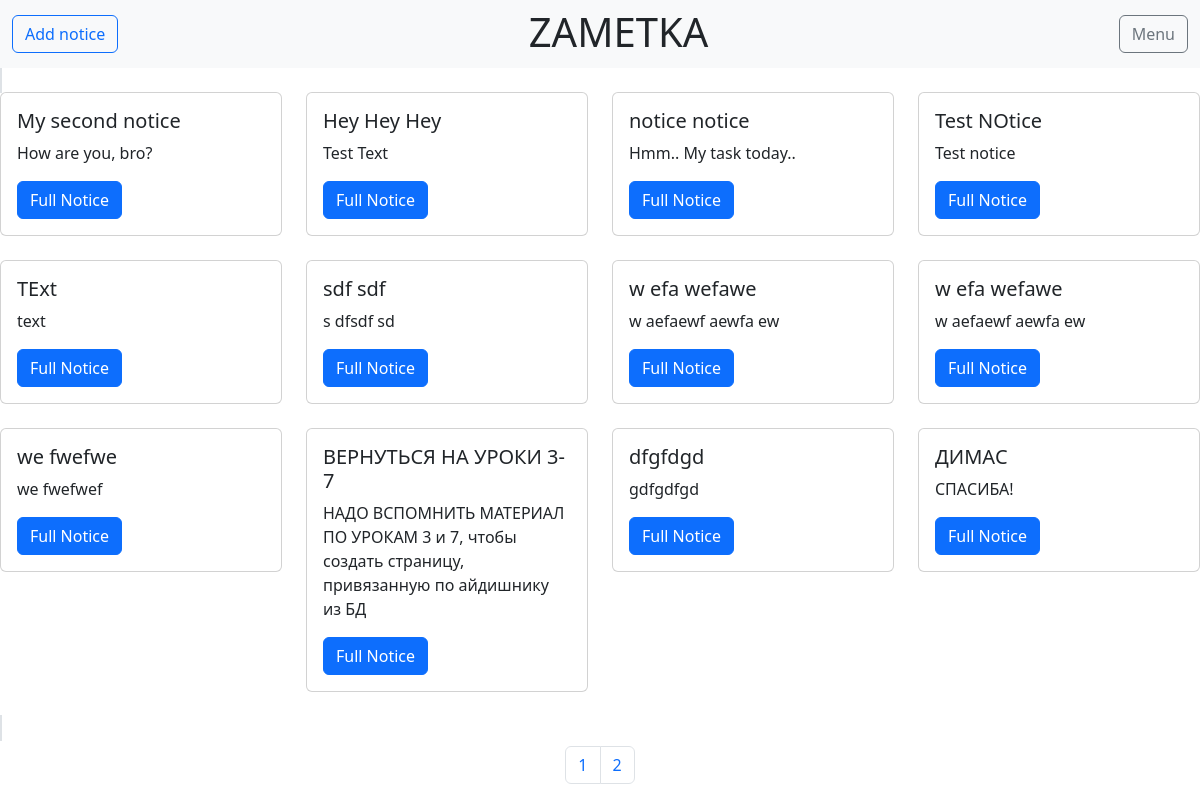
The app's page /, older data.
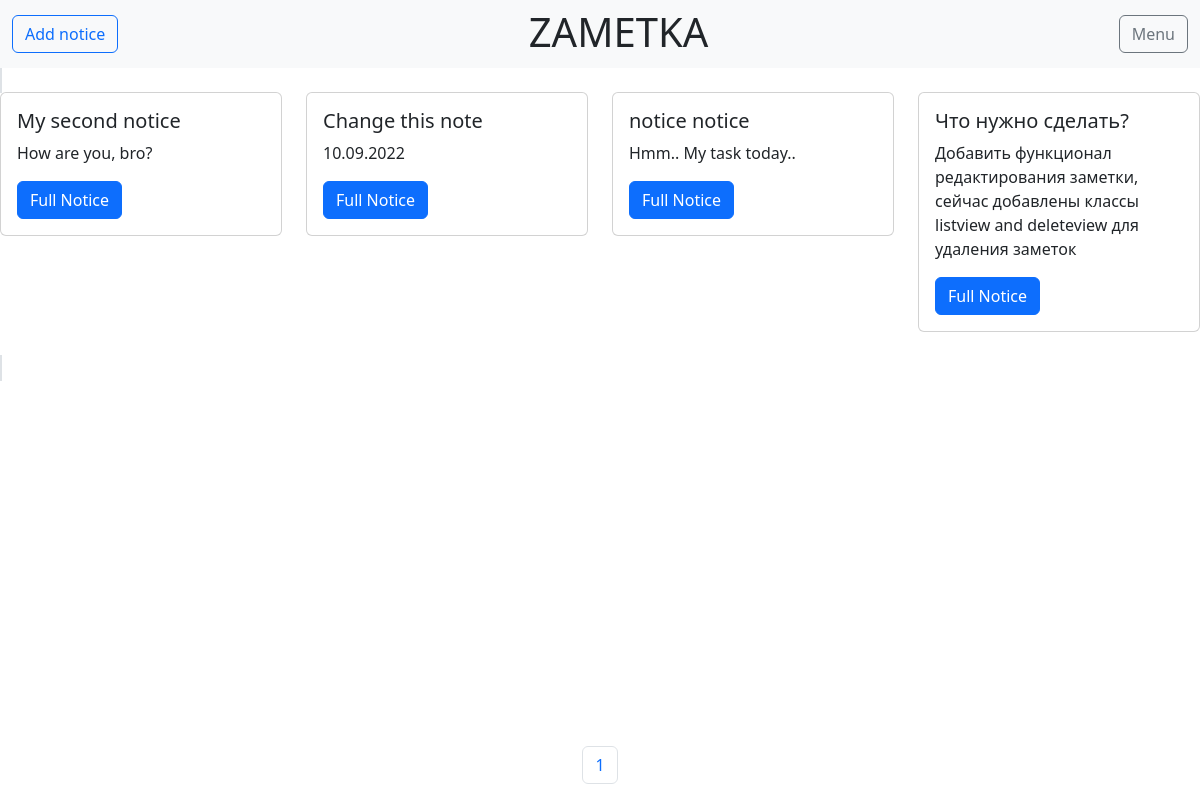
The same page, newer data.
### noticeapp/models.py (models this page shows, shortened)
class Notice(models.Model):
    title = models.CharField(max_length=50)
    text = models.TextField(blank=True)
    time_create = models.DateTimeField(auto_now_add=True)
    def get_absolute_url(self):
        return reverse('fullnotice', kwargs={'notice_id': self.pk})
    class Meta: #for admin board
        ordering = ['time_create', 'title']

### noticeapp/views.py (the view)
# urls.py: path('', NoticeHome.as_view(), name='home'), #доменсайта, + префикс noticeapp
class NoticeHome(ListView):#Отвечает за базовую страницу сайта и основываться на классе ListView
    paginate_by = 12
    model = Notice
    template_name = "notice/index.html"
    context_object_name = 'notice_card_information'

### noticeapp/templates/notice/index.html (shortened to what this page needs)
{% load static %}
<!DOCTYPE html>
<html lang="en">
<head>
    <link type="text/css" href = "{% static 'noticeapp/css/style.css' %}" rel="stylesheet" >
    <link href="https://cdn.jsdelivr.net/npm/bootstrap@5.2.0/dist/css/bootstrap.min.css" rel="stylesheet">
</head>
<body>
<nav class="navbar navbar-expand-lg bg-light">
    <div class="container-fluid">
        <div class="collapse navbar-collapse" id="navbarSupportedContent">
            <ul class="navbar-nav me-auto mb-2 mb-lg-0">
                <a href="{% url 'addnotice' %}" type="button" class="btn btn-outline-primary">Add notice</a>
            </ul>
            <h1 class="me-auto mb-2 mb-lg-1">ZAMETKA</h1>
            <a href="#" type="button" class="btn btn-outline-secondary">Menu</a>
        </div>
    </div>
</nav>
<span class="border border-2">
    <div class="row">
        {% for elem in notice_card_information %}
        <br><div class="col-sm-3">
    <div class="card">
      <div class="card-body">
        <h5 class="card-title">{{elem.title}}</h5>
        <p class="card-text">{{elem.text}}</p>
        <a href="{{ elem.get_absolute_url }}" class="btn btn-primary">Full Notice</a>
      </div>
    </div></br>
  </div>
        {% endfor %}
</div>
</span>
<div class="fixed-bottom">
    <nav aria-label="Page navigation example">
        <ul class="pagination justify-content-center">
            {% for p in page_obj.paginator.page_range %}
            {% if p >= page_obj.number|add:-1 and p <= page_obj.number|add:1 %}
            <li class="page-item"><a class="page-link" href="?page={{ p }}">{{ p }}</a></li>
            {% endif %}
            {% endfor %}
        </ul>
    </nav>
</div>
</body>
</html>

Row changes from the older to the newer data that the page shows:
removed Notice: title "Hey Hey Hey", text "Test Text"
removed Notice: title "Test NOtice", text "Test notice"
removed Notice: title "TExt", text "text"
removed Notice: title "sdf sdf", text "s dfsdf sd"
removed Notice: title "w efa wefawe", text "w aefaewf aewfa ew"
removed Notice: title "w efa wefawe", text "w aefaewf aewfa ew"
removed Notice: title "we fwefwe", text "we fwefwef"
removed Notice: title "ВЕРНУТЬСЯ НА УРОКИ 3-7", text "НАДО ВСПОМНИТЬ МАТЕРИАЛ ПО УРОКАМ 3 и 7, чтобы создать страницу, привязанную по айдишнику из БД"
removed Notice: title "dfgfdgd", text "gdfgdfgd"
removed Notice: title "ДИМАС", text "СПАСИБА!"
added Notice: title "Change this note", text "10.09.2022"
added Notice: title "Что нужно сделать?", text "Добавить функционал редактирования заметки, сейчас добавлены классы listview and deleteview для удаления заметок"
Text that changed along with them:
list line gone: "2"
